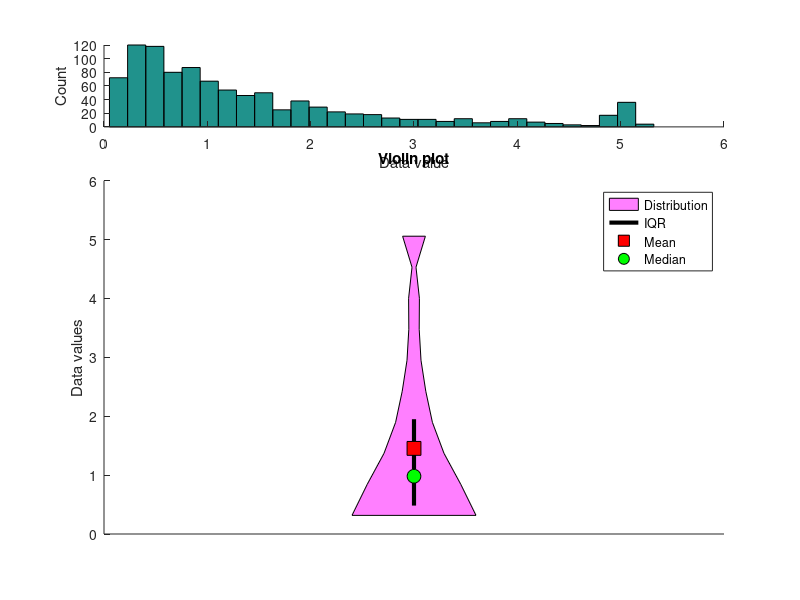

Write the MATLAB code that produced this figure.
%%
%   COURSE: Master statistics and machine learning: intuition, math, code										
%      URL: udemy.com/course/statsml_x/?couponCode=202006 
% 
%  SECTION: Descriptive statistics
%    VIDEO: Violin plots
% 
%  TEACHER: Mike X Cohen, sincxpress.com
%

%%

% a clear MATLAB workspace is a clear mental workspace
close all; clear
pkg load statistics % load Octave stats package

%% create the data

n = 1000;
thresh = 5; % threshold for cropping data

data = exp( randn(n,1) );
data(data>thresh) = thresh + randn(sum(data>thresh),1)*.1;

% get data distribution based on histogram
[y,x] = hist(data,'BinMethod','fd');
y = y./max(y);

% upsample to make the plot look nicer
% y = interp1(y,linspace(1,length(y),100),'pchip');
% x = interp1(x,linspace(1,length(x),100),'pchip');

% inter-quartile range
dataR = ranks(data)./n;
IQR = data([dsearchn(dataR,.25) dsearchn(dataR,.75)]);

%% show the violin plot

% first show the histogram
figure(1), clf
subplot(411)
hist(data,30)
xlabel('Data value'), ylabel('Count')
box off

% main plot is a patch
subplot(4,1,2:4)
patch([y -y(end:-1:1)] , [x x(end:-1:1)], 'm','facealpha',.5)
hold on

% plot other descriptive stats
plot([0 0],IQR,'k','linewidth',3)
plot(0,mean(data),'ks','markerfacecolor','r','markersize',10)
plot(0,median(data),'ko','markerfacecolor','g','markersize',10)

legend({'Distribution';'IQR';'Mean';'Median'})
set(gca,'xlim',[-1 1]*5,'xtick',[])

title('Violin plot')
ylabel('Data values')

%% done.
